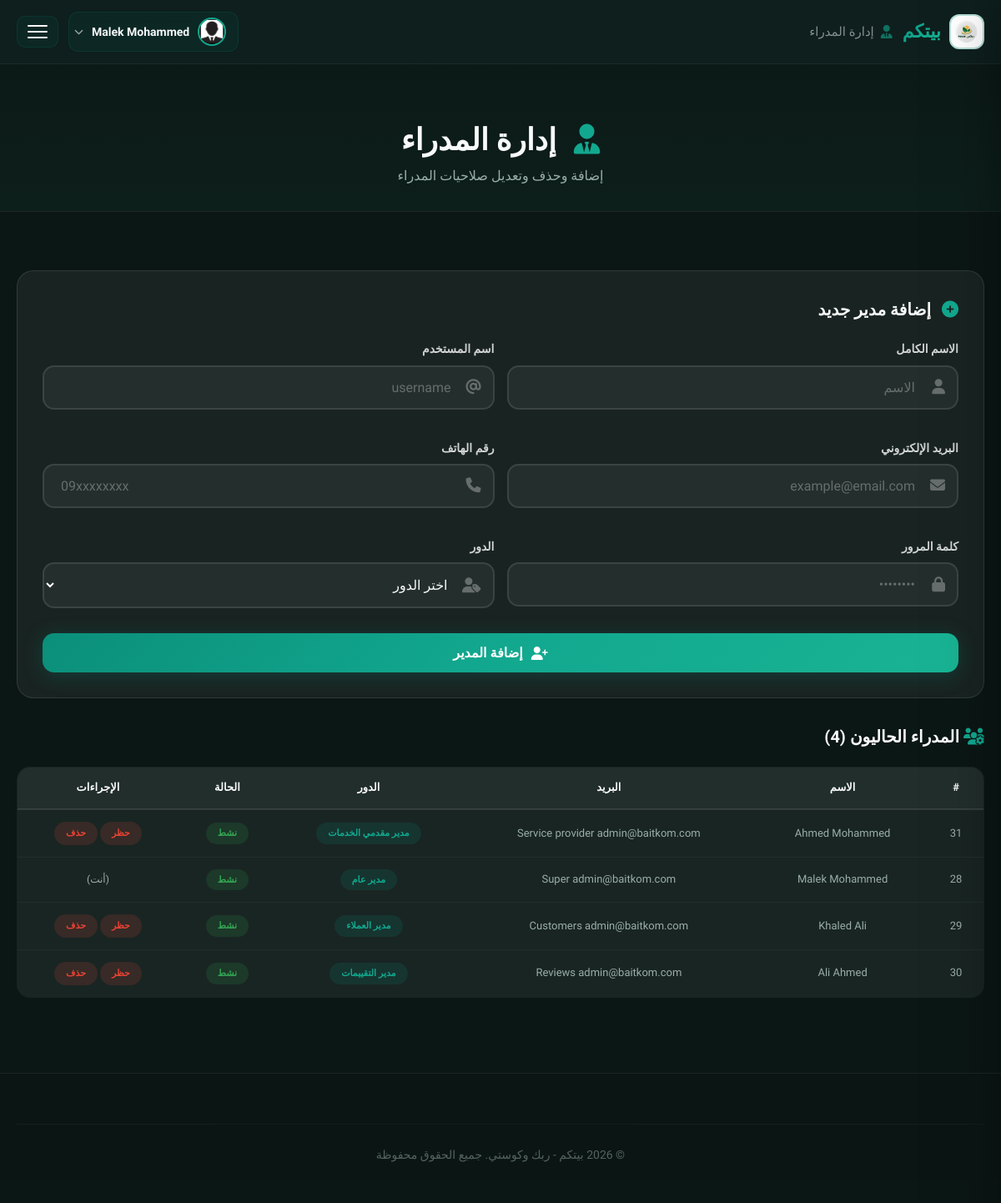
The page /admin_managerr.php (signed in) on the database its author committed.
### tables this page shows
CREATE TABLE `users` (
  `id` int(11) NOT NULL auto_increment,
  `name` varchar(100) NOT NULL,
  `username` varchar(50) NOT NULL,
  `email` varchar(100) NOT NULL,
  `phone` varchar(20) NOT NULL,
  `region` varchar(100) NOT NULL,
  `city` varchar(50) default NULL,
  `age` int(11) NOT NULL,
  `service_type` varchar(50) NOT NULL,
  `password` varchar(255) NOT NULL,
  `user_type` enum('admin','provider','receiver') default 'provider',
  `admin_role` enum('super_admin','main','providers','clients','reviews') default NULL,
  `manager_role` varchar(50) default NULL,
  `is_approved` enum('pending','approved','rejected') default 'pending',
  `profile_image` varchar(255) default NULL,
  `national_id_image` varchar(255) default NULL,
  `certificate_image` varchar(255) default NULL,
  `working_area` varchar(255) default NULL,
  `created_at` timestamp NOT NULL default CURRENT_TIMESTAMP,
  `is_banned` tinyint(1) NOT NULL default '0',
  `welcome_shown` tinyint(1) NOT NULL default '0',
  PRIMARY KEY  (`id`),
  UNIQUE KEY `username` (`username`),
  UNIQUE KEY `email` (`email`),
  KEY `idx_is_approved` (`is_approved`),
  KEY `idx_user_type` (`user_type`)
);

### config.php (called while the page is built, shortened)
<?php
try {
    $pdo = new PDO("mysql:host=" . DB_HOST . ";dbname=" . DB_NAME . ";charset=utf8", DB_USER, DB_PASS);
    $pdo->setAttribute(PDO::ATTR_ERRMODE, PDO::ERRMODE_EXCEPTION);
    $pdo->setAttribute(PDO::ATTR_DEFAULT_FETCH_MODE, PDO::FETCH_ASSOC);
} catch (PDOException $e) {
    die("فشل الاتصال بقاعدة البيانات: " . $e->getMessage());
}
function isLoggedIn() {
    return isset($_SESSION['user_id']);
}
function getUserById($id) {
    global $pdo;
    $stmt = $pdo->prepare("SELECT * FROM users WHERE id = ?");
    $stmt->execute(array($id));
    return $stmt->fetch();
}
function getCurrentUser() {
    return getUserById($_SESSION['user_id']);
}
function getAdminRoleLabel($role) {
    $labels = array(
        'super_admin' => 'مدير عام',
        'main' => 'مدير رئيسي',
        'providers' => 'مدير مقدمي الخدمات',
        'clients' => 'مدير العملاء',
        'reviews' => 'مدير التقييمات'
    );
    return isset($labels[$role]) ? $labels[$role] : $role;
}
    ?>

### admin_managerr.php (the view, shortened to what this page needs)
<?php
require_once 'config.php';
$stmt = $pdo->query("SELECT * FROM users WHERE user_type = 'admin' ORDER BY created_at DESC");
$managers = $stmt->fetchAll();
?>
<!DOCTYPE html>
<html lang="ar" dir="rtl">
<head>
    <link rel="stylesheet" href="https://cdnjs.cloudflare.com/ajax/libs/font-awesome/6.5.0/css/all.min.css">
    <link href="https://unpkg.com/aos@2.3.1/dist/aos.css" rel="stylesheet">
</head>
<body>
    <header id="mainHeader">
        <div class="container header-inner">
            <div class="logo">
                <img src="uploads/sh.png" alt="بيتكم">
                <span>بيتكم</span>
            </div>
            <div class="header-center">
                <i class="fas fa-user-tie"></i>
                <span>إدارة المدراء</span>
            </div>
            <?php if (isLoggedIn()):
                $current_user = getCurrentUser();
            ?>
                <div class="header-user">
                    <button class="user-toggle" id="userToggle">
                        <?php if ($current_user['profile_image'] && file_exists($current_user['profile_image'])): ?>
                            <img src="<?php echo htmlspecialchars($current_user['profile_image']); ?>" alt="صورة">
                        <?php else: ?>
                            <i class="fas fa-user-circle"></i>
                        <?php endif; ?>
                        <span class="user-name"><?php echo htmlspecialchars($current_user['name']); ?></span>
                        <i class="fas fa-chevron-down user-arrow"></i>
                    </button>
                </div>
            <?php endif; ?>
            <button class="hamburger" id="hamburgerBtn"><span></span><span></span><span></span></button>
        </div>
    </header>
    <div class="page-header">
        <div class="container">
            <h1 data-aos="fade-up"><i class="fas fa-user-tie"></i> إدارة المدراء</h1>
            <p data-aos="fade-up" data-aos-delay="100">إضافة وحذف وتعديل صلاحيات المدراء</p>
        </div>
    </div>
    <section>
        <div class="container">
            <div class="add-manager-box" data-aos="fade-up">
                <h3><i class="fas fa-plus-circle"></i> إضافة مدير جديد</h3>
                <form method="POST">
                    <div class="grid-2">
                        <div class="form-group">
                            <label>الاسم الكامل</label>
                            <div class="input-wrapper">
                                <input type="text" name="name" placeholder="الاسم" required>
                                <i class="fas fa-user"></i>
                            </div>
                        </div>
                        <div class="form-group">
                            <label>اسم المستخدم</label>
                            <div class="input-wrapper">
                                <input type="text" name="username" placeholder="username" required>
                                <i class="fas fa-at"></i>
                            </div>
                        </div>
                        <div class="form-group">
                            <label>البريد الإلكتروني</label>
                            <div class="input-wrapper">
                                <input type="email" name="email" placeholder="example@email.com" required>
                                <i class="fas fa-envelope"></i>
                            </div>
                        </div>
                        <div class="form-group">
                            <label>رقم الهاتف</label>
                            <div class="input-wrapper">
                                <input type="tel" name="phone" placeholder="09xxxxxxxx">
                                <i class="fas fa-phone"></i>
                            </div>
                        </div>
                        <div class="form-group">
                            <label>كلمة المرور</label>
                            <div class="input-wrapper">
                                <input type="password" name="password" placeholder="••••••••" required minlength="6">
                                <i class="fas fa-lock"></i>
                            </div>
                        </div>
                        <div class="form-group">
                            <label>الدور</label>
                            <div class="input-wrapper">
                                <select name="admin_role" required>
                                    <option value="">اختر الدور</option>
                                </select>
                                <i class="fas fa-user-tag"></i>
                            </div>
                        </div>
                    </div>
                    <button type="submit" class="btn-register"><i class="fas fa-user-plus"></i> إضافة المدير</button>
                </form>
            </div>
            <h3 style="font-size:20px; color:var(--text-white); margin-bottom:15px;" data-aos="fade-up">
                <i class="fas fa-users-cog" style="color:var(--primary-teal);"></i> المدراء الحاليون (<?php echo count($managers); ?>)
            </h3>
            <div class="table-responsive" data-aos="fade-up">
                <table>
                    <thead>
                        <tr>
                            <th>#</th>
                            <th>الاسم</th>
                            <th>البريد</th>
                            <th>الدور</th>
                            <th>الحالة</th>
                            <th>الإجراءات</th>
                        </tr>
                    </thead>
                    <tbody>
                        <?php foreach ($managers as $m): ?>
                            <tr>
                                <td><?php echo $m['id']; ?></td>
                                <td><?php echo htmlspecialchars($m['name']); ?></td>
                                <td><?php echo htmlspecialchars($m['email']); ?></td>
                                <td>
                                    <span class="badge-role">
                                        <?php echo htmlspecialchars(getAdminRoleLabel(isset($m['admin_role']) ? $m['admin_role'] : 'main')); ?>
                                    </span>
                                </td>
                                <td>
                                    <span class="badge-status <?php echo $m['is_banned'] == 1 ? 'badge-banned' : 'badge-active'; ?>">
                                        <?php echo $m['is_banned'] == 1 ? 'محظور' : 'نشط'; ?>
                                    </span>
                                </td>
                                <td>
                                    <div style="display:flex; gap:3px; flex-wrap:wrap; justify-content:center;">
                                        <?php if ($m['id'] != $_SESSION['user_id']): ?>
                                            <?php if ($m['is_banned'] == 1): ?>
                                                <a href="?action=unban&id=<?php echo $m['id']; ?>" class="btn-sm success" onclick="return confirm('إلغاء الحظر؟')">إلغاء الحظر</a>
                                            <?php else: ?>
                                                <a href="?action=ban&id=<?php echo $m['id']; ?>" class="btn-sm danger" onclick="return confirm('حظر هذا المدير؟')">حظر</a>
                                            <?php endif; ?>
                                            <a href="?action=delete&id=<?php echo $m['id']; ?>" class="btn-sm danger" onclick="return confirm('حذف هذا المدير نهائياً؟')">حذف</a>
                                        <?php else: ?>
                                            <span style="color:var(--text-gray); font-size:12px;">(أنت)</span>
                                        <?php endif; ?>
                                    </div>
                                </td>
                            </tr>
                        <?php endforeach; ?>
                    </tbody>
                </table>
            </div>
        </div>
    </section>
    <footer>
        <div class="container">
            <div class="footer-grid">
                <div class="copyright">© 2026 بيتكم - ربك وكوستي. جميع الحقوق محفوظة</div>
            </div>
        </div>
    </footer>
</body>
</html>

### rows shown on the page
users: profile_image (picture), name "Malek Mohammed", id "28", email "Super admin@baitkom.com", admin_role "مدير عام", is_banned "نشط", shows "(أنت)"
users: id "31", name "Ahmed Mohammed", email "Service provider admin@baitkom.com", admin_role "مدير مقدمي الخدمات", is_banned "نشط"
users: id "29", name "Khaled Ali", email "Customers admin@baitkom.com", admin_role "مدير العملاء", is_banned "نشط"
users: id "30", name "Ali Ahmed", email "Reviews admin@baitkom.com", admin_role "مدير التقييمات", is_banned "نشط"

### other values the page prints
count($managers) "4"
